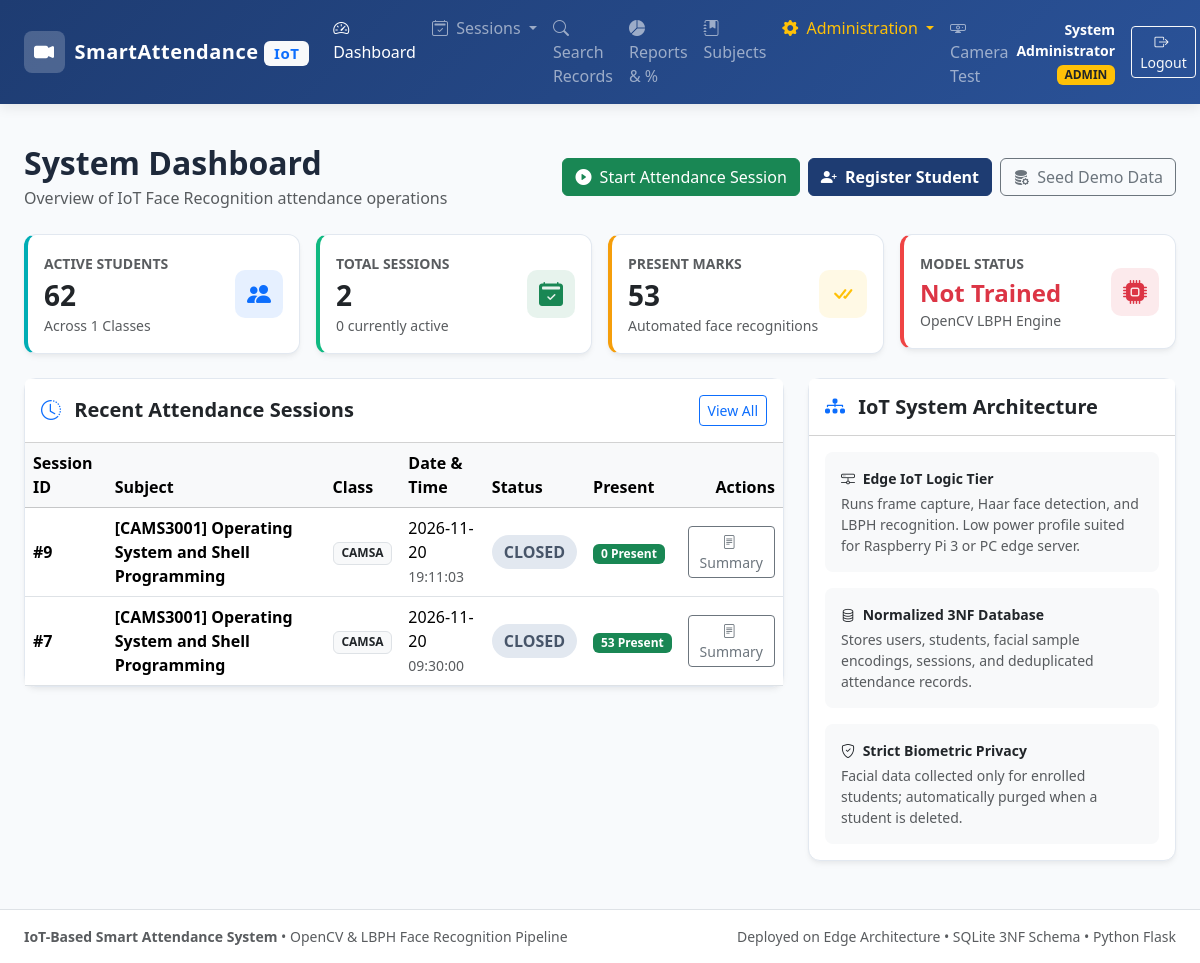
The app's page /dashboard (signed in) with its own data.
### tables this page shows
CREATE TABLE attendance_sessions (
            session_id INTEGER PRIMARY KEY AUTOINCREMENT,
            subject TEXT NOT NULL,
            class_name TEXT NOT NULL,
            session_date DATE NOT NULL,
            start_time TIME NOT NULL,
            end_time TIME,
            status TEXT NOT NULL DEFAULT 'OPEN' CHECK(status IN ('OPEN', 'CLOSED')),
            created_by INTEGER NOT NULL,
            FOREIGN KEY (created_by) REFERENCES users(user_id) ON DELETE RESTRICT
        );

### app.py (the view)
@app.route('/dashboard')
@login_required
def dashboard():
    conn = get_db_connection()
    cur = conn.cursor()
    cur.execute("SELECT COUNT(*) FROM students WHERE is_active = 1")
    total_students = cur.fetchone()[0]
    cur.execute("SELECT COUNT(DISTINCT class_name) FROM students WHERE is_active = 1")
    total_classes = cur.fetchone()[0]
    cur.execute("SELECT COUNT(*) FROM attendance_sessions")
    total_sessions = cur.fetchone()[0]
    cur.execute("SELECT COUNT(*) FROM attendance_sessions WHERE status = 'OPEN'")
    open_sessions = cur.fetchone()[0]
    cur.execute("SELECT COUNT(*) FROM attendance_records WHERE status = 'PRESENT'")
    total_present_records = cur.fetchone()[0]
    cur.execute("""
        SELECT s.*, u.full_name as teacher_name,
               (SELECT COUNT(*) FROM attendance_records r WHERE r.session_id = s.session_id AND r.status = 'PRESENT') as present_count
        FROM attendance_sessions s
        JOIN users u ON s.created_by = u.user_id
        ORDER BY s.session_date DESC, s.start_time DESC
        LIMIT 5
    """)
    recent_sessions = [dict(r) for r in cur.fetchall()]
    conn.close()
    model_trained = face_engine.is_trained
    return render_template(
        'dashboard.html',
        total_students=total_students,
        total_classes=total_classes,
        total_sessions=total_sessions,
        open_sessions=open_sessions,
        total_present_records=total_present_records,
        recent_sessions=recent_sessions,
        model_trained=model_trained
    )

### app.py (called while the page is built)
def login_required(f):
    @wraps(f)
    def decorated_function(*args, **kwargs):
        if 'user_id' not in session:
            flash("Please log in to access this page.", "warning")
            return redirect(url_for('login', next=request.url))
        return f(*args, **kwargs)
    return decorated_function

@app.context_processor
def inject_user():
    return {
        'current_user': {
            'user_id': session.get('user_id'),
            'username': session.get('username'),
            'full_name': session.get('full_name'),
            'role': session.get('role')
        } if 'user_id' in session else None,
        'now': datetime.datetime.now()
    }

### database.py (called while the page is built)
def get_db_connection():
    db_path = Config.DATABASE_PATH
    os.makedirs(os.path.dirname(db_path), exist_ok=True)
    conn = sqlite3.connect(db_path, timeout=10.0)
    conn.row_factory = sqlite3.Row
    conn.execute("PRAGMA foreign_keys = ON;")
    return conn

### templates/dashboard.html (shortened to what this page needs)
{% extends 'base.html' %}
{% block content %}
<div class="container-fluid px-4 py-4">
  <div class="d-flex flex-wrap justify-content-between align-items-center mb-4">
    <div>
      <h2 class="fw-bold mb-1">System Dashboard</h2>
      <p class="text-muted mb-0">Overview of IoT Face Recognition attendance operations</p>
    </div>
    <div class="d-flex gap-2 mt-3 mt-md-0">
      {% if current_user.role in ('ADMIN', 'TEACHER') %}
      <a href="{{ url_for('start_session') }}" class="btn btn-success">
        <i class="bi bi-play-circle-fill me-1"></i> Start Attendance Session
      </a>
      {% endif %}
      {% if current_user.role == 'ADMIN' %}
      <a href="{{ url_for('register_student') }}" class="btn btn-primary-custom">
        <i class="bi bi-person-plus-fill me-1"></i> Register Student
      </a>
      <form action="{{ url_for('seed_demo') }}" method="POST" class="d-inline" onsubmit="return confirm('Seed demo classes, students, and historical attendance?');">
        <button type="submit" class="btn btn-outline-secondary" title="Re-populate demo students & attendance">
          <i class="bi bi-database-fill-gear me-1"></i> Seed Demo Data
        </button>
      </form>
      {% endif %}
    </div>
  </div>
  <div class="row g-3 mb-4">
    <div class="col-sm-6 col-xl-3">
      <div class="card card-custom p-3 stat-card">
        <div class="d-flex justify-content-between align-items-center">
          <div>
            <span class="text-muted small fw-semibold text-uppercase">Active Students</span>
            <h3 class="fw-bold mb-0 mt-1">{{ total_students }}</h3>
            <span class="text-muted small">Across {{ total_classes }} Classes</span>
          </div>
          <div class="stat-icon bg-primary bg-opacity-10 text-primary">
            <i class="bi bi-people-fill"></i>
          </div>
        </div>
      </div>
    </div>
    <div class="col-sm-6 col-xl-3">
      <div class="card card-custom p-3 stat-card" style="border-left-color: #10b981;">
        <div class="d-flex justify-content-between align-items-center">
          <div>
            <span class="text-muted small fw-semibold text-uppercase">Total Sessions</span>
            <h3 class="fw-bold mb-0 mt-1">{{ total_sessions }}</h3>
            <span class="text-muted small">{{ open_sessions }} currently active</span>
          </div>
          <div class="stat-icon bg-success bg-opacity-10 text-success">
            <i class="bi bi-calendar2-check-fill"></i>
          </div>
        </div>
      </div>
    </div>
    <div class="col-sm-6 col-xl-3">
      <div class="card card-custom p-3 stat-card" style="border-left-color: #f59e0b;">
        <div class="d-flex justify-content-between align-items-center">
          <div>
            <span class="text-muted small fw-semibold text-uppercase">Present Marks</span>
            <h3 class="fw-bold mb-0 mt-1">{{ total_present_records }}</h3>
            <span class="text-muted small">Automated face recognitions</span>
          </div>
          <div class="stat-icon bg-warning bg-opacity-10 text-warning">
            <i class="bi bi-check-all"></i>
          </div>
        </div>
      </div>
    </div>
    <div class="col-sm-6 col-xl-3">
      <div class="card card-custom p-3 stat-card" style="border-left-color: {{ '#10b981' if model_trained else '#ef4444' }};">
        <div class="d-flex justify-content-between align-items-center">
          <div>
            <span class="text-muted small fw-semibold text-uppercase">Model Status</span>
            <h4 class="fw-bold mb-0 mt-1 text-{{ 'success' if model_trained else 'danger' }}">
              {{ 'Trained & Ready' if model_trained else 'Not Trained' }}
            </h4>
            <span class="text-muted small">OpenCV LBPH Engine</span>
          </div>
          <div class="stat-icon bg-{{ 'success' if model_trained else 'danger' }} bg-opacity-10 text-{{ 'success' if model_trained else 'danger' }}">
            <i class="bi bi-cpu-fill"></i>
          </div>
        </div>
      </div>
    </div>
  </div>
  <div class="row g-4">
    <div class="col-lg-8">
      <div class="card card-custom">
        <div class="card-header bg-white py-3 d-flex justify-content-between align-items-center">
          <h5 class="fw-bold mb-0"><i class="bi bi-clock-history me-2 text-primary"></i> Recent Attendance Sessions</h5>
          <a href="{{ url_for('sessions_list') }}" class="btn btn-sm btn-outline-primary">View All</a>
        </div>
        <div class="card-body p-0">
          <div class="table-responsive">
            <table class="table table-hover align-middle mb-0">
              <thead class="table-light">
                <tr>
                  <th>Session ID</th>
                  <th>Subject</th>
                  <th>Class</th>
                  <th>Date &amp; Time</th>
                  <th>Status</th>
                  <th>Present</th>
                  <th class="text-end">Actions</th>
                </tr>
              </thead>
              <tbody>
                {% if recent_sessions %}
                  {% for s in recent_sessions %}
                  <tr>
                    <td><strong>#{{ s.session_id }}</strong></td>
                    <td class="fw-semibold">{{ s.subject }}</td>
                    <td><span class="badge bg-light text-dark border">{{ s.class_name }}</span></td>
                    <td>
                      <div>{{ s.session_date }}</div>
                      <small class="text-muted">{{ s.start_time }}</small>
                    </td>
                    <td>
                      {% if s.status == 'OPEN' %}
                        <span class="badge-open"><i class="bi bi-record-circle me-1"></i> OPEN</span>
                      {% else %}
                        <span class="badge-closed">CLOSED</span>
                      {% endif %}
                    </td>
                    <td><span class="badge bg-success">{{ s.present_count }} Present</span></td>
                    <td class="text-end">
                      {% if s.status == 'OPEN' %}
                        <a href="{{ url_for('live_session', session_id=s.session_id) }}" class="btn btn-sm btn-success">
                          <i class="bi bi-broadcast me-1"></i> Live
                        </a>
                      {% else %}
                        <a href="{{ url_for('session_summary', session_id=s.session_id) }}" class="btn btn-sm btn-outline-secondary">
                          <i class="bi bi-file-text me-1"></i> Summary
                        </a>
                      {% endif %}
                    </td>
                  </tr>
                  {% endfor %}
                {% else %}
                  <tr>
                    <td colspan="7" class="text-center py-4 text-muted">
                      No attendance sessions recorded yet. Click "Start Attendance Session" to begin.
                    </td>
                  </tr>
                {% endif %}
              </tbody>
            </table>
          </div>
        </div>
      </div>
    </div>
    <div class="col-lg-4">
      <div class="card card-custom mb-4">
        <div class="card-header bg-white py-3">
          <h5 class="fw-bold mb-0"><i class="bi bi-diagram-3-fill me-2 text-primary"></i> IoT System Architecture</h5>
        </div>
        <div class="card-body">
          <div class="p-3 bg-light rounded-3 mb-3 small">
            <div class="fw-bold text-dark mb-1"><i class="bi bi-hdd-network me-1"></i> Edge IoT Logic Tier</div>
            <p class="text-muted mb-0">Runs frame capture, Haar face detection, and LBPH recognition. Low power profile suited for Raspberry Pi 3 or PC edge server.</p>
          </div>
          <div class="p-3 bg-light rounded-3 mb-3 small">
            <div class="fw-bold text-dark mb-1"><i class="bi bi-database me-1"></i> Normalized 3NF Database</div>
            <p class="text-muted mb-0">Stores users, students, facial sample encodings, sessions, and deduplicated attendance records.</p>
          </div>
          <div class="p-3 bg-light rounded-3 small">
            <div class="fw-bold text-dark mb-1"><i class="bi bi-shield-check me-1"></i> Strict Biometric Privacy</div>
            <p class="text-muted mb-0">Facial data collected only for enrolled students; automatically purged when a student is deleted.</p>
          </div>
        </div>
      </div>
    </div>
  </div>
</div>
{% endblock %}

### static/css/style.css (style rules this page uses)
:root { --primary-color: #1e3c72; --primary-dark: #142850; --secondary-color: #2a5298; --accent-color: #00adb5; --accent-hover: #00878e; --success-color: #10b981; --warning-color: #f59e0b; --danger-color: #ef4444; --dark-bg: #0f172a; --card-bg: #ffffff; --body-bg: #f8fafc; --text-primary: #1e293b; --text-muted: #64748b; --border-color: #e2e8f0; }
body { font-family: 'Segoe UI', system-ui, -apple-system, BlinkMacSystemFont, Roboto, sans-serif; background-color: var(--body-bg); color: var(--text-primary); min-height: 100vh; display: flex; flex-direction: column; }
.card-custom { border: 1px solid var(--border-color); border-radius: 12px; box-shadow: 0 4px 6px -1px rgba(0, 0, 0, 0.05), 0 2px 4px -1px rgba(0, 0, 0, 0.03); background: var(--card-bg); transition: transform 0.2s ease, box-shadow 0.2s ease; }
.stat-card { border-left: 4px solid var(--accent-color); }
.stat-icon { width: 48px; height: 48px; border-radius: 10px; display: flex; align-items: center; justify-content: center; font-size: 24px; }
.badge-closed { background-color: #e2e8f0; color: #475569; font-weight: 600; padding: 6px 12px; border-radius: 20px; }
.btn-primary-custom { background-color: var(--primary-color); border-color: var(--primary-color); color: #ffffff; font-weight: 600; }

### records on screen
attendance_sessions: session_id "9", subject "[CAMS3001] Operating System and Shell Programming", class_name "CAMSA", session_date "2026-11-20", start_time "19:11:03", status "CLOSED", present_count "0"
attendance_sessions: session_id "7", subject "[CAMS3001] Operating System and Shell Programming", class_name "CAMSA", session_date "2026-11-20", start_time "09:30:00", status "CLOSED", present_count "53"

### other values on screen
{{ current_user.full_name }} "System Administrator"
{{ current_user.role }} "ADMIN"
{{ total_students }} "62"
{{ total_classes }} "1"
{{ total_sessions }} "2"
{{ open_sessions }} "0"
{{ total_present_records }} "53"
{{ 'Trained & Ready' if model_trained else 'Not Trained' }} "Not Trained"
